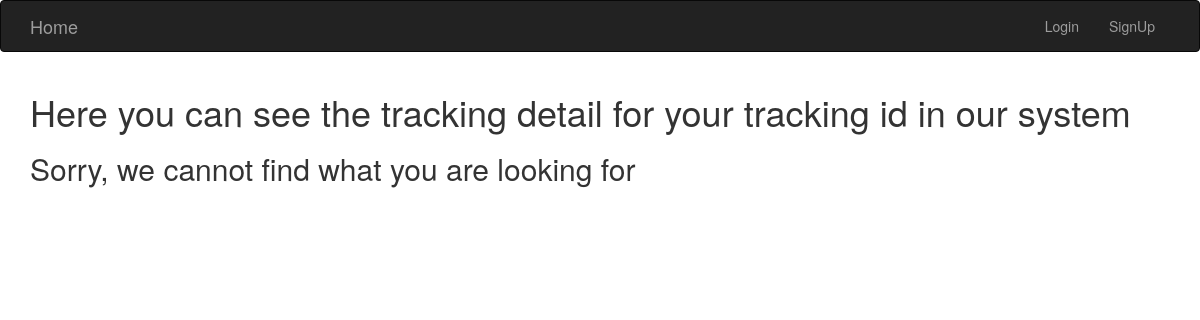
Before: /apps/tracking_detail/1 with the older database file.
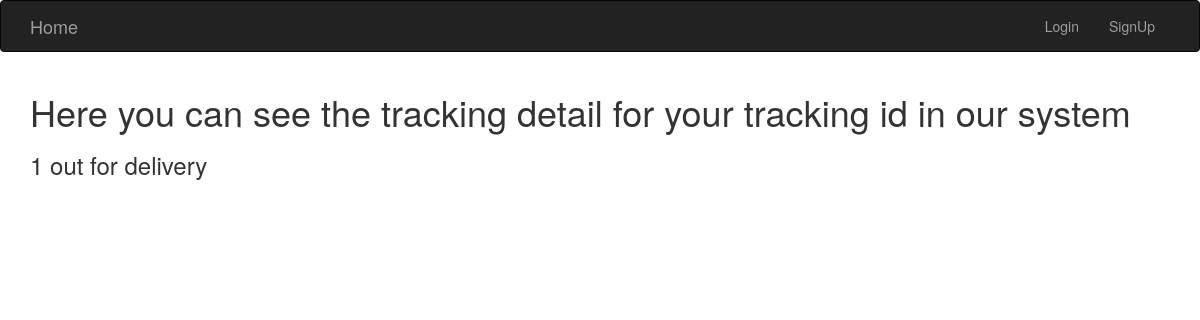
After: the same page with the newer database file.
### apps/models.py (models this page shows, shortened)
class Tracking(models.Model):
    trunk = models.ForeignKey(Trunk, blank=True, null=True)
    amazonTransaction = models.OneToOneField(AmazonTransaction, on_delete=models.CASCADE, related_name="tracking")
    to_x = models.IntegerField(blank=True, null=True)
    to_y = models.IntegerField(blank=True, null=True)

### apps/views.py (the view)
# urls.py: url(r'^tracking_detail/(?P<key>[0-9]+)', views.tracking_detail, name='tracking_detail'),
def tracking_detail(request, key):
    if not Tracking.objects.filter(id=int(key)).exists():
        return render(request, "apps/tracking_detail.html", {"message":"cannot find the tracking id in our system", "not_found":"true"})
    tracking = Tracking.objects.get(id=int(key))
    tracking.strStatus = intToStatus(tracking.trunk.status)
    return render(request, "apps/tracking_detail.html", {"tracking":tracking})

### apps/views.py (called while the page is built)
def intToStatus(num):
    if num == 0:
        return "created"
    elif num == 1:
        return "in the way to warehouse"
    elif num == 2:
        return "waiting for loading"
    elif num == 3:
        return "out for delivery"
    else:
        return "delivered"

### apps/templates/apps/tracking_detail.html
{% extends 'base.html' %}
{% block content %}
<h1>Here you can see the tracking detail for your tracking id in our system</h1>
{% if not_found %}
<h2>Sorry, we cannot find what you are looking for</h2>
{% else %}
<h3>{{tracking.id}} {{tracking.strStatus}}</h3>
{% endif %}
{% endblock %}

Changed rows visible on the page:
added Tracking: id "1", strStatus "out for delivery"
Other visible differences:
text no longer shown: "Sorry, we cannot find what you are looking for"
